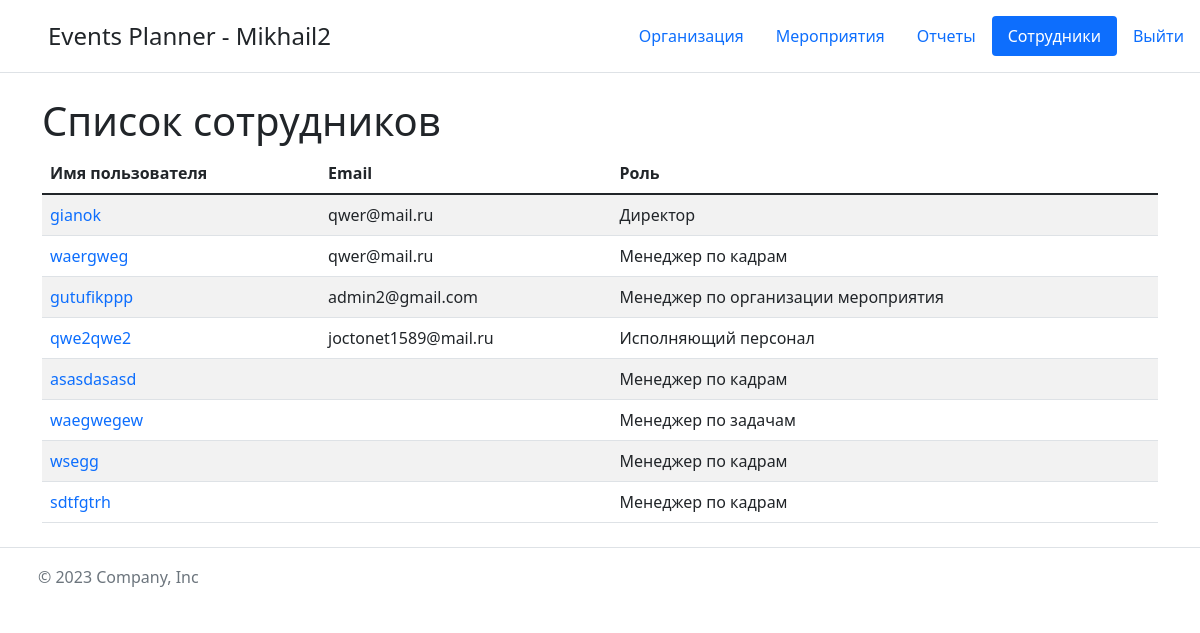
The app's page /employees/ (signed in), older data.
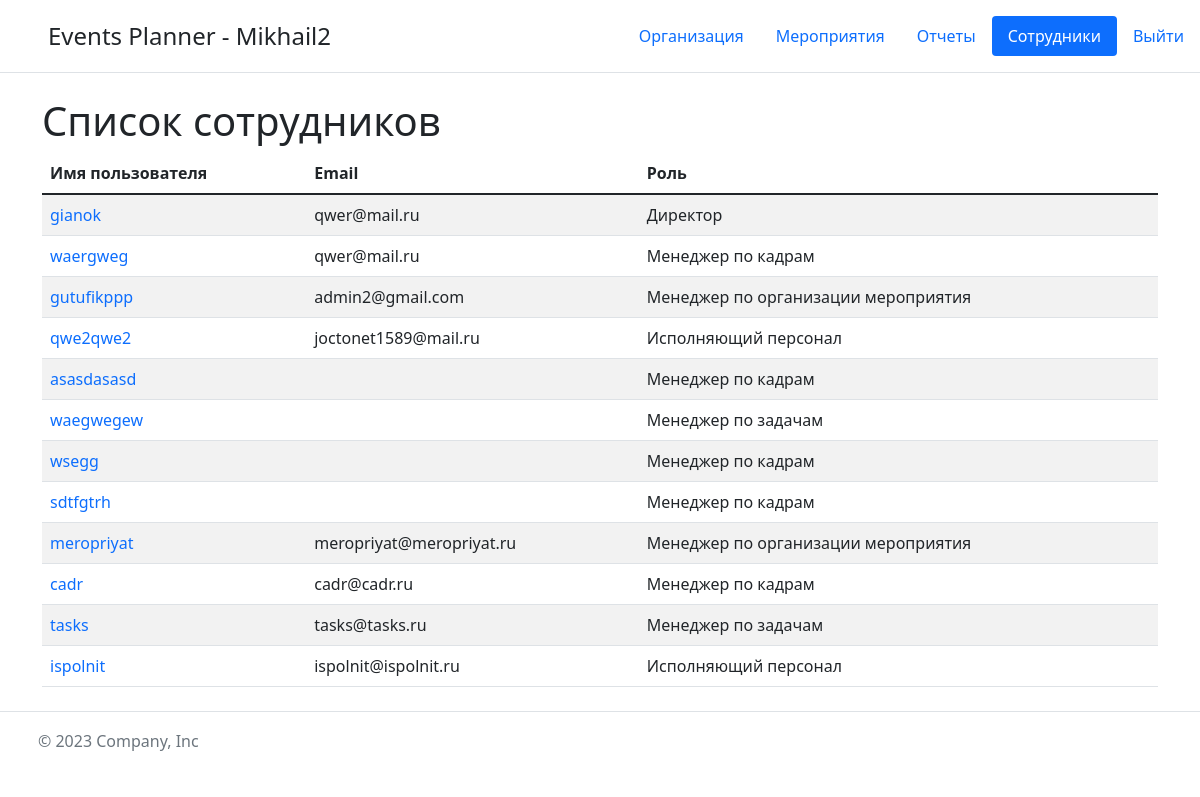
The same page, newer data.
### core/models.py (models this page shows, shortened)
class CustomUser(AbstractUser):
    tg_id = models.CharField(max_length=30, verbose_name='Id Телеграм', blank=True, null=True)
    organization = models.ForeignKey(Organization, blank=True, null=True,  on_delete=models.CASCADE, verbose_name='Организация')
    objects = CustomUserManager()
    class Meta:
        verbose_name = 'Пользователь'
        verbose_name_plural = 'Пользователи'

class Organization(models.Model):
    name = models.CharField(max_length=100, null=True, verbose_name='Название')
    description = models.TextField(blank=True, null=True, verbose_name='Описание')
    class Meta:
        verbose_name = 'Организация'
        verbose_name_plural = 'Организации'

### frontend/views.py (the view)
# urls.py: path('employees/', views.employees_view, name='employees'),
@login_required
def employees_view(request):
    organization = request.user.organization
    employees = CustomUser.objects.filter(organization=organization)
    context = {'employees': employees}
    return render(request, 'employees.html', context)

### event_planner/context_processors.py (called while the page is built)
def current_page(request):
    current_url = resolve(request.path_info).url_name
    return {'current_url': current_url}

### templates/employees.html (shortened to what this page needs)
{% extends 'base.html' %}
{% block content %}
    <h1>Список сотрудников</h1>
    {% if employees %}
        <table class="table table-striped">
            <thead>
            <tr>
                <th>Имя пользователя</th>
                <th>Email</th>
                <th>Роль</th>
            </tr>
            </thead>
            <tbody>
            {% for employee in employees %}
                <tr>
                    <td>
                        <a href="{% url 'employee' employee.id %}" style="text-decoration: none">
                            {{ employee.username }}
                        </a>
                    </td>
                    <td>{{ employee.email }}</td>
                    <td>{{ employee.groups.first.name }}</td>
                </tr>
            {% endfor %}
            </tbody>
        </table>
    {% else %}
        <p>В вашей организации нет сотрудников.</p>
    {% endif %}
{% endblock %}

### templates/base.html (shortened to what this page needs)
<!DOCTYPE html>
{% load static %}
<html lang="ru">
<head>
    <link rel="stylesheet" href="{% static 'css/bootstrap.min.css' %}">
    <link rel="stylesheet" href="{% static 'css/styles.css' %}">
    <link rel="stylesheet" href="{% static 'css/all.min.css' %}">
</head>
<body>
{% include 'header.html' %}
<main class="container">
    {% block content %}{% endblock content %}
</main>
{% include 'footer.html' %}
</body>
</html>

### templates/header.html
<header class="d-flex flex-wrap justify-content-center py-3 mb-4 border-bottom">
    <a href="/" class="d-flex align-items-center mb-3 mb-md-0 me-md-auto text-dark text-decoration-none">
        <svg class="bi me-2" width="40" height="32">
            Logo
        </svg>
        <span class="fs-4">Events Planner
            {% if user.is_authenticated %}
                - {{ user.organization.name }}
            {% endif %} </span>
    </a>
    <ul class="nav nav-pills">
        {% if perms.core.view_organization %}
            <li class="nav-item">
                <a href="{% url 'organization' %}"
                   class="nav-link {% if current_url == 'organization' %} active{% endif %}"
                   aria-current="page">Организация</a>
            </li>
        {% endif %}
        {% if perms.core.view_event %}
            <li class="nav-item">
                <a href="{% url 'events' %}" class="nav-link {% if current_url == 'events' %} active{% endif %}"
                   aria-current="page">Мероприятия</a>
            </li>
        {% endif %}
        {% if perms.core.view_eventtaskreport %}
            <li class="nav-item">
                <a href="{% url 'reports' %}"
                   class="nav-link {% if current_url == 'reports' %} active{% endif %}">Отчеты</a>
            </li>
        {% endif %}
        {% if perms.core.view_customuser %}
            <li class="nav-item">
                <a href="{% url 'employees' %}"
                   class="nav-link {% if current_url == 'employees' %} active{% endif %}">Сотрудники</a>
            </li>
        {% endif %}
        {% if user.is_authenticated %}
            <li class="nav-item">
                <a href="{% url 'logout' %}" class="nav-link">Выйти</a>
            </li>
        {% else %}
            <li class="nav-item mx-1">
                <a href="{% url 'login' %}" class="nav-link {% if current_url == 'login' %} active{% endif %}">Авторизация</a>
            </li>
        {% endif %}
    </ul>
</header>

### templates/footer.html
<footer class="d-flex flex-wrap justify-content-between align-items-center py-3 my-4 border-top">
    <div class="col-md-4 d-flex align-items-center">
        <a href="/" class="mb-3 me-2 mb-md-0 text-muted text-decoration-none lh-1">
            <svg class="bi" width="30" height="24">
                <use xlink:href="#bootstrap"></use>
            </svg>
        </a>
        <span class="mb-3 mb-md-0 text-muted">© 2023 Company, Inc</span>
    </div>
    <ul class="nav col-md-4 justify-content-end list-unstyled d-flex">
        <li class="ms-3"><a class="text-muted" href="#">
            <svg class="bi" width="24" height="24">
                Соц. сеть
            </svg>
        </a></li>
        <li class="ms-3"><a class="text-muted" href="#">
            <svg class="bi" width="24" height="24">
                Соц. сеть
            </svg>
        </a></li>
        <li class="ms-3"><a class="text-muted" href="#">
            <svg class="bi" width="24" height="24">
                Соц. сеть
            </svg>
        </a></li>
    </ul>
</footer>

Row changes from the older to the newer data that the page shows:
added CustomUser: username "meropriyat", email "meropriyat@meropriyat.ru", groups.first.name "Менеджер по организации мероприятия"
added CustomUser: username "cadr", email "cadr@cadr.ru", groups.first.name "Менеджер по кадрам"
added CustomUser: username "tasks", email "tasks@tasks.ru", groups.first.name "Менеджер по задачам"
added CustomUser: username "ispolnit", email "ispolnit@ispolnit.ru", groups.first.name "Исполняющий персонал"
